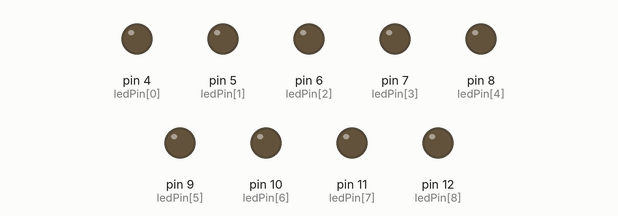
Bench run of a sketch on a simulated Arduino Uno, built with avr-gcc and run on an emulated ATmega328P. On the bench: output pins drawn as LEDs (lit = HIGH).

Above: at 0.2 s.
At 1.2 s:
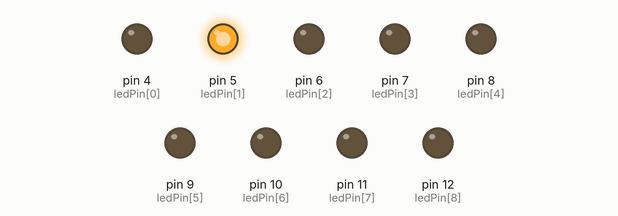
At 2.2 s:
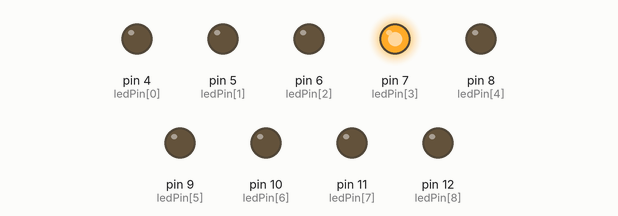
At 4.7 s:
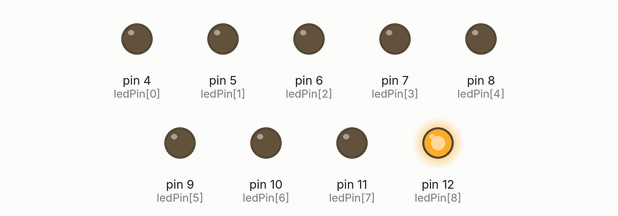
At 6.7 s:
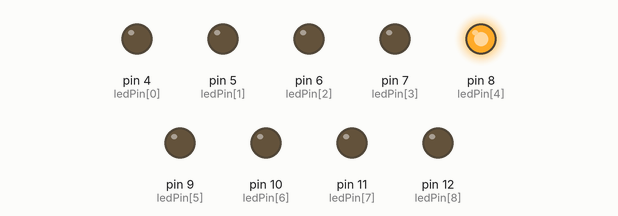
At 9.7 s:
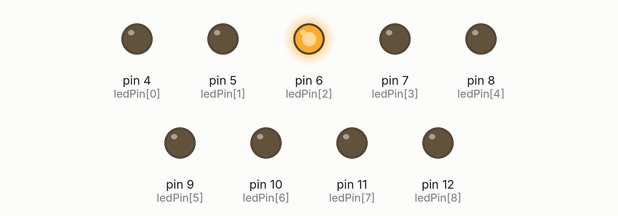
Timing chart, 0 to 10.4 s (numbered marks = the images above):
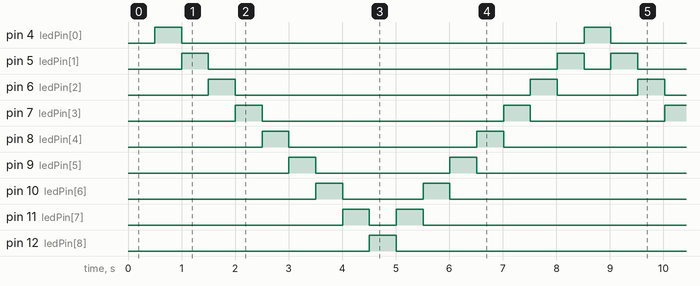

The sketch:

LED_chase_.ino
```cpp
byte ledPin[] = {4, 5, 6, 7, 8, 9, 10, 11, 12};
int ledDelay(500);//vary this value change the speed of the chase
int direction = 1;
int currentLED = 0;
unsigned long changeTime;

void setup() {
        for (int x=0; x<9; x++)  {
                pinMode(ledPin[x], OUTPUT); }
        changeTime = millis();
}

void loop() {
        if ((millis() - changeTime) > ledDelay)  {
                changeLED();
                changeTime  =  millis();
        }
}

void changeLED() {
        for (int x=0; x<9; x++) {
                 digitalWrite(ledPin[x], LOW);
        }
        digitalWrite(ledPin[currentLED], HIGH);
        currentLED += direction;

        if (currentLED == 8) {direction = -1;}
        if (currentLED == 0) {direction = 1;}
}
```

Measured:
- by itself, pin 4 (ledPin[0]), pin 12 (ledPin[8]): alternates HIGH for 0.50 s and LOW for 7.5 s
- by itself, pin 5 (ledPin[1]): repeats every 8.0 s: LOW 6.5 s, HIGH 0.50 s, LOW 0.50 s, HIGH 0.50 s
- by itself, pin 6 (ledPin[2]): repeats every 8.0 s: LOW 5.5 s, HIGH 0.50 s, LOW 1.5 s, HIGH 0.50 s
- by itself, pin 7 (ledPin[3]): repeats every 8.0 s: LOW 4.5 s, HIGH 0.50 s, LOW 2.5 s, HIGH 0.50 s
- by itself, pin 8 (ledPin[4]): alternates HIGH for 0.50 s and LOW for 3.5 s
- by itself, pin 9 (ledPin[5]): repeats every 8.0 s: LOW 2.5 s, HIGH 0.50 s, LOW 4.5 s, HIGH 0.50 s
- by itself, pin 10 (ledPin[6]): repeats every 8.0 s: LOW 1.5 s, HIGH 0.50 s, LOW 5.5 s, HIGH 0.50 s
- by itself, pin 11 (ledPin[7]): repeats every 8.0 s: LOW 0.50 s, HIGH 0.50 s, LOW 6.5 s, HIGH 0.50 s
